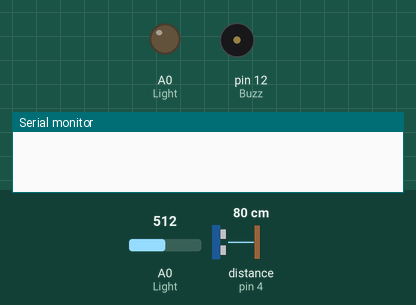
This sketch was run on a simulated Arduino Uno, built with avr-gcc and run on an emulated ATmega328P. On the bench: output pins drawn as LEDs (lit = HIGH), buzzer (waves = sounding, pin HIGH), the last lines printed to the serial monitor. Wiring (inferred from the names in the program): ultrasonic range finder: trigger pin 2; echo pin 4. The test bench sets the inputs (shaded band); at power-on: distance to the obstacle (sensor on pin 4) 80 cm, A0 (Light) = 512. The echo pulse lasts 58.3 µs per cm; pins used as bus, display or sensor lines are not drawn.

Above: at 1.2 s.
1.3 s: distance to the obstacle (sensor on pin 4) set to 55 cm
2.8 s: distance to the obstacle (sensor on pin 4) set to 48 cm
At 3.04 s:
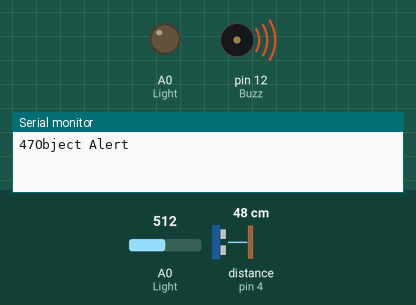
5.8 s: A0 (Light) set to 390
8.8 s: distance to the obstacle (sensor on pin 4) set to 60 cm
11.1 s: A0 (Light) set to 793
12.7 s: A0 (Light) set to 811
At 13.5 s:
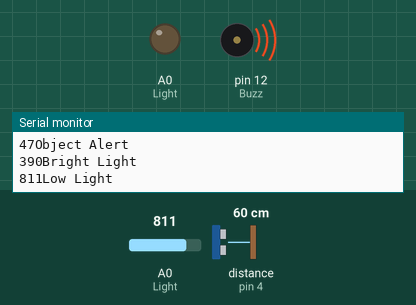
Timing chart, 0 to 18.5 s (numbered marks = the images above; inputs shaded):
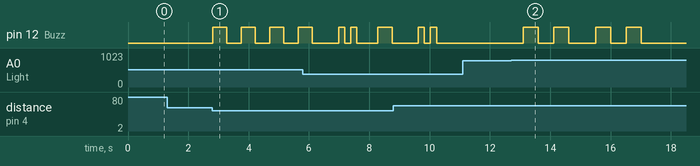

The sketch:

smart_stick.ino
```cpp
const int trigger = 2;  //Trigger pin of 1st Sesnor

const int echo = 4;  //Echo pin of 1st Sesnor

const int Buzz = 12;  //Echo pin of 1st Sesnor

const int Light = A0;  //Echo pin of 1st Sesnor

long time_taken;

int dist;
int br = 0;
int dm = 0;

int Intens;


void setup() {

  Serial.begin(9600);

  pinMode(Buzz, OUTPUT);
  pinMode(Light, OUTPUT);


  pinMode(trigger, OUTPUT);

  pinMode(echo, INPUT);
}

/*###Function to calculate distance###*/

void calculate_distance(int trigger, int echo)

{

  digitalWrite(trigger, LOW);

  delayMicroseconds(2);

  digitalWrite(trigger, HIGH);

  delayMicroseconds(10);
digitalWrite(trigger, LOW);

  time_taken = pulseIn(echo, HIGH);

  dist = time_taken * 0.034 / 2;

  if (dist > 300)

    dist = 300;
}

void loop() {  //infinite loopy

  Intens = analogRead(Light);
  calculate_distance(trigger, echo);

  //Check if Remote is pressed

  //If very dark

  if (Intens < 400 && br<=1)

  {
    delay(400);
    br++;
    dm=0;
    Serial.print(Intens);
    Serial.println("Bright Light");

    digitalWrite(Buzz, HIGH);
    delay(200);
    digitalWrite(Buzz, LOW);
    delay(200);
    digitalWrite(Buzz, HIGH);
    delay(200);

    digitalWrite(Buzz, LOW);
    delay(200);

    delay(500);
  }

  //If very bright

  if (Intens > 800 && dm<=1)

  {
    delay(400);
    br=0;
    dm++;

    Serial.print(Intens);
    Serial.println("Low Light");
 digitalWrite(Buzz, HIGH);
    delay(500);
    digitalWrite(Buzz, LOW);
    delay(500);
    digitalWrite(Buzz, HIGH);
    delay(500);

    digitalWrite(Buzz, LOW);
    delay(500);
  }

  if (dist < 50)

  {

    Serial.print(dist);
    Serial.println("Object Alert");


    digitalWrite(Buzz, HIGH);

    for (int i = dist; i > 0; i--)

      delay(10);

    digitalWrite(Buzz, LOW);

    for (int i = dist; i > 0; i--)

      delay(10);
  }


}

//Serial.print("dist=");

//Serial.println(dist);

//Serial.print("Similar_count=");
```

Measured:
- the behaviour switches between 51 and 50 cm on distance to the obstacle (sensor on pin 4) (found by bisection; images 0 and 1)
- the behaviour switches between 800 and 801 on A0 (Light) (found by bisection; images 1 and 2)
- after the input at 1.3 s, every drawn part: stays the same
- after the input at 2.8 s, pin 12 (Buzz): alternates HIGH for 0.47 s and LOW for 0.47 s, starting at once
- after the input at 11.1 s, every drawn part: stays the same
- after the input at 12.7 s, pin 12 (Buzz): LOW → HIGH after 0.41 s, → LOW 0.50 s later, → HIGH 0.50 s later, → LOW 0.50 s later, … (8 changes in this stretch)
